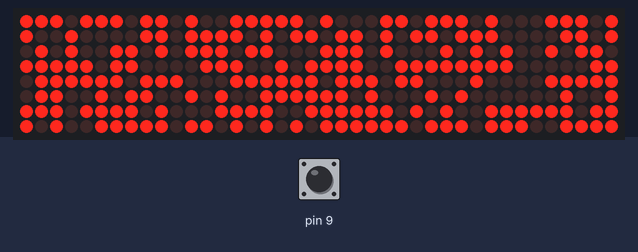
Bench run of a sketch on a simulated Arduino Uno, built with avr-gcc and run on an emulated ATmega328P. On the bench: 40×8 LED matrix. The test bench sets the inputs (shaded band); at power-on: pin 9 HIGH. Random numbers use the default seed unless the sketch sets one.

Above: at 1.28 s.
1.3 s: pin 9 pulled LOW for 0.15 s
At 1.8 s:
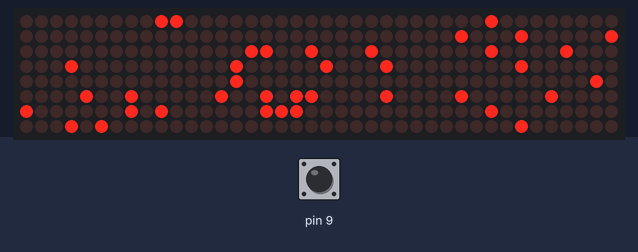
2.0 s: pin 9 pulled LOW for 1 s
At 4.1 s:
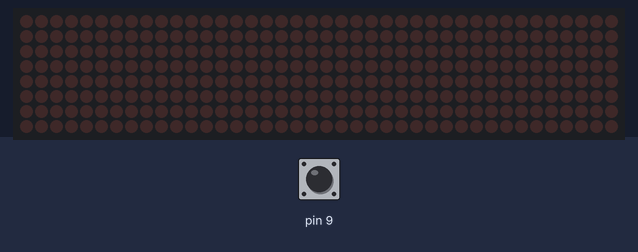
4.5 s: pin 9 pulled LOW for 0.15 s
At 5.0 s:
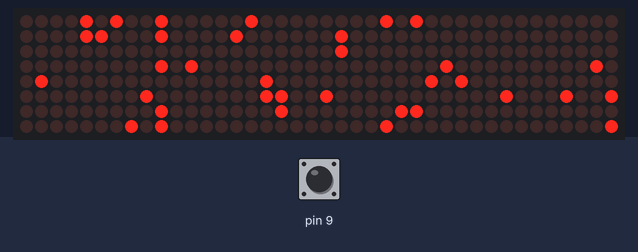
5.2 s: pin 9 pulled LOW for 3.2 s
At 6.35 s:
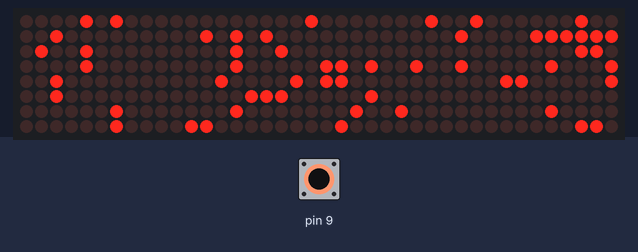
9.0 s: pin 9 pulled LOW for 0.15 s
At 9.5 s:
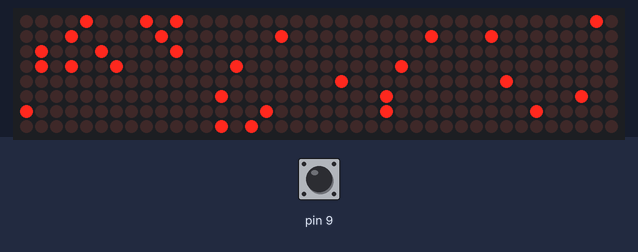
9.7 s: pin 9 pulled LOW for 1 s
At 10.7 s:
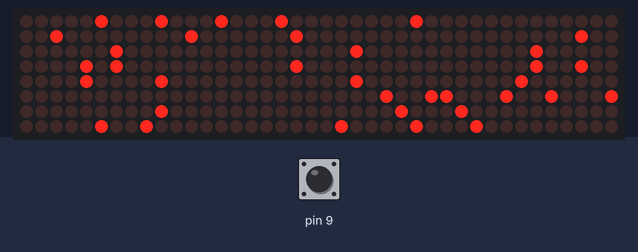
Timing chart, 0 to 12.7 s (numbered marks = the images above; inputs shaded):
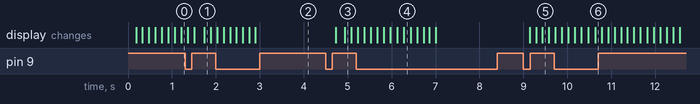

The sketch:

led_matrix_random.ino
```cpp
#define RUN_DEMO  0

#include <MD_MAX72xx.h>
#include <SPI.h>

#if RUN_DEMO
#define DEMO_DELAY  15  // time to show each demo element in seconds
#else
#include <MD_UISwitch.h>
#endif

#define DEBUG 0   // Enable or disable (default) debugging output

#if DEBUG
#define PRINT(s, v)   { Serial.print(F(s)); Serial.print(v); }        // Print a string followed by a value (decimal)
#define PRINTX(s, v)  { Serial.print(F(s)); Serial.print(v, HEX); }   // Print a string followed by a value (hex)
#define PRINTB(s, v)  { Serial.print(F(s)); Serial.print(v, BIN); }   // Print a string followed by a value (binary)
#define PRINTC(s, v)  { Serial.print(F(s)); Serial.print((char)v); }  // Print a string followed by a value (char)
#define PRINTS(s)     { Serial.print(F(s)); }                         // Print a string
#else
#define PRINT(s, v)   // Print a string followed by a value (decimal)
#define PRINTX(s, v)  // Print a string followed by a value (hex)
#define PRINTB(s, v)  // Print a string followed by a value (binary)
#define PRINTC(s, v)  // Print a string followed by a value (char)
#define PRINTS(s)     // Print a string
#endif

// --------------------
// MD_MAX72xx hardware definitions and object
// Define the number of devices we have in the chain and the hardware interface
// NOTE: These pin numbers will probably not work with your hardware and may
// need to be adapted
//
#define HARDWARE_TYPE MD_MAX72XX::FC16_HW
#define MAX_DEVICES 5
#define CLK_PIN   13  // or SCK
#define DATA_PIN  11  // or MOSI
#define CS_PIN    10  // or SS

MD_MAX72XX mx = MD_MAX72XX(HARDWARE_TYPE, CS_PIN, MAX_DEVICES);                      // SPI hardware interface
//MD_MAX72XX mx = MD_MAX72XX(HARDWARE_TYPE, DATA_PIN, CLK_PIN, CS_PIN, MAX_DEVICES); // Arbitrary pins

#if !RUN_DEMO
// --------------------
// Mode keyswitch parameters and object
//
#define MODE_SWITCH 9 // Digital Pin

MD_UISwitch_Digital  ks = MD_UISwitch_Digital(MODE_SWITCH, LOW);
#endif

int COUNTER = 0;
bool COUNTING_DOWN = false;

// --------------------
// Constant parameters
//
// Various delays in milliseconds
#define UNIT_DELAY      25
#define RANDOM_DELAY    (6 * UNIT_DELAY)

#define CHAR_SPACING     1  // pixels between characters
#define BUF_SIZE        75  // character buffer size

// ========== General Variables ===========
//
uint32_t prevTimeAnim = 0;    // Used for remembering the millis() value in animations
#if RUN_DEMO
uint32_t prevTimeDemo = 0;      //  Used for remembering the millis() time in demo loop
uint8_t  timeDemo = DEMO_DELAY; // number of seconds left in this demo loop
#endif

uint8_t column_values[32];

bool graphicRandom(bool bInit) {
  if (bInit) {
    PRINTS("\n--- Random init");
    resetMatrix();
    bInit = false;
  }
  if (millis()-prevTimeAnim < RANDOM_DELAY) {
    return(bInit);
  }
  prevTimeAnim = millis();
  int intensity = 1;
  mx.control(MD_MAX72XX::INTENSITY, intensity);
  mx.control(MD_MAX72XX::UPDATE, MD_MAX72XX::OFF);

//  for (uint8_t i = 0; i < mx.getColumnCount(); i++) {
////    mx.setColumn(i, (uint8_t) random(255));
//    for (int j = 0; j < 8; j++) {
//      int rand_value = random(5);
//      if (rand_value == 0) {
//        mx.setPoint(j, i, true);
//      } else {
//        mx.setPoint(j, i, false);
//      }
//    }
//  }

  if (COUNTING_DOWN == false) {

    for (uint8_t i = 0; i < mx.getColumnCount(); i++) {
      for (int j = 0; j < 8; j++) {

        if (mx.getPoint(j, i) == false) {
          int rand_value = random(10);
          if (rand_value == 0) {
            mx.setPoint(j, i, true);
          }
        }

      }
    }
  } else if (COUNTING_DOWN) {
    for (uint8_t i = 0; i < mx.getColumnCount(); i++) {
      for (int j = 0; j < 8; j++) {

        if (mx.getPoint(j, i) == true) {
          int rand_value = random(8);
          if (rand_value == 0) {
            mx.setPoint(j, i, false);
          }
        }

      }
    }
  }

  if (COUNTER == 15) {
    COUNTING_DOWN = true;
  } else if (COUNTER == 0) {
    COUNTING_DOWN = false;
  }

  if (COUNTING_DOWN) {
    COUNTER--;
  } else {
    COUNTER++;
  }

  mx.control(MD_MAX72XX::UPDATE, MD_MAX72XX::ON);

  return(bInit);
}


// ========== Control routines ===========
//
void resetMatrix(void)
{
  mx.control(MD_MAX72XX::INTENSITY, MAX_INTENSITY/2);
  mx.control(MD_MAX72XX::UPDATE, MD_MAX72XX::ON);
  mx.clear();
  prevTimeAnim = 0;
}

void runMatrixAnimation(void)
// Schedule the animations, switching to the next one when the
// the mode switch is pressed.
{
  static  uint8_t state = 0;
  static  uint8_t mesg = 0;
  static  boolean bRestart = true;
	static boolean	bInMessages = false;
  boolean changeState = false;

#if RUN_DEMO
  // check if one second has passed and then count down the demo timer. Once this
  // gets to zero, change the state.
  if (millis()-prevTimeDemo >= 1000)
  {
    prevTimeDemo = millis();
    if (--timeDemo == 0)
    {
      timeDemo = DEMO_DELAY;
      changeState = true;
    }
  }
#else
  // check if the switch is pressed and handle that first
  changeState = (ks.read() == MD_UISwitch::KEY_PRESS);
#endif
  if (changeState)
  {
    bRestart = true;
  };

  bRestart = graphicRandom(bRestart);
}

void setup() {
  mx.begin();
  prevTimeAnim = millis();
#if RUN_DEMO
  prevTimeDemo = millis();
#else
  ks.begin();
#endif
#if DEBUG
  Serial.begin(57600);
#endif
  PRINTS("\n[MD_MAX72XX DaftPunk]");
}

void loop() {
  runMatrixAnimation();
}
```
